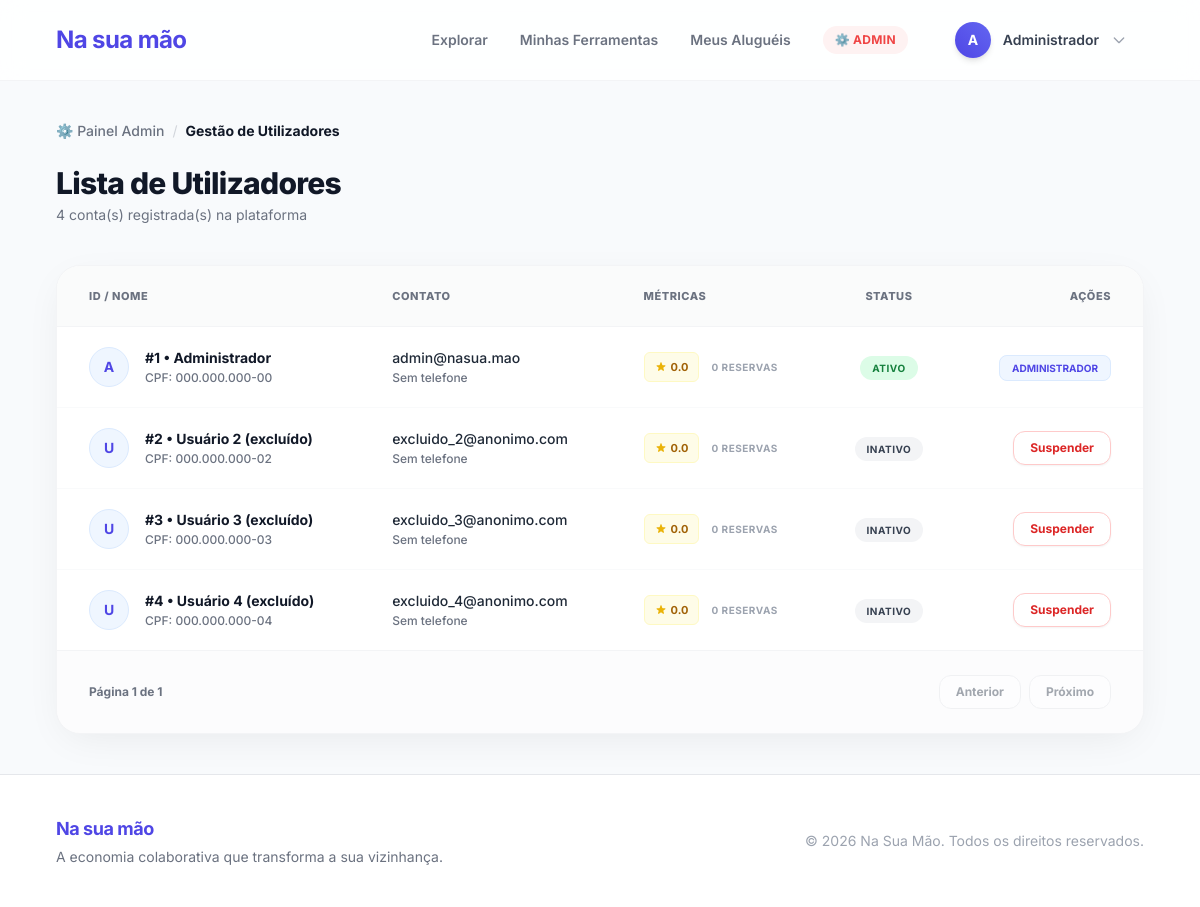
Screenshot of /admin/usuarios (signed in) with the database file from the repository.
### models/models.py (models this page shows)
class Usuario(Base):
    __tablename__ = "usuarios"
    id_usuario = Column(Integer, primary_key=True, index=True)
    nome = Column(String(100), nullable=False)
    email = Column(String(100), unique=True, index=True, nullable=False)
    senha = Column(String(255), nullable=False)
    cpf = Column(String(14), unique=True, nullable=False)
    cep = Column(String(9), nullable=True)
    telefone = Column(String(15), nullable=True)
    reputacao_acumulada = Column(Numeric(3, 1), default=0.0)
    tipo_perfil = Column(SAEnum(TipoPerfil), default=TipoPerfil.AMBOS)
    data_cadastro = Column(DateTime(timezone=True), server_default=func.now())
    latitude = Column(Float, nullable=True)
    longitude = Column(Float, nullable=True)
    data_nascimento = Column(Date, nullable=False)
    bairro = Column(String(100), nullable=True)
    endereco = Column(String(255), nullable=True)
    foto = Column(String(255), nullable=True)
    total_alugueis = Column(Integer, default=0)
    status_conta = Column(String(20), default="ativo")
    is_admin = Column(Boolean, default=False)
    ferramentas = relationship("Ferramenta", back_populates="locador")
    reservas_como_locatario = relationship("Reserva", back_populates="locatario", foreign_keys="Reserva.id_locatario")

### src/controllers/admin_controller.py (the view)
@router.get("/usuarios", response_class=HTMLResponse)
async def listar_usuarios(
    request: Request,
    page: int = 1,
    limit: int = 50,
    db: Session = Depends(get_db),
    admin: Usuario = Depends(require_admin)
):
    offset = (page - 1) * limit
    total_usuarios = db.query(Usuario).count()
    usuarios = db.query(Usuario).offset(offset).limit(limit).all()
    return templates.TemplateResponse("admin/usuarios.html", {
        "request": request,
        "usuario": admin,
        "usuarios": usuarios,
        "page": page,
        "limit": limit,
        "total_usuarios": total_usuarios,
        "total_paginas": (total_usuarios + limit - 1) // limit
    })

### templates/admin/usuarios.html (shortened to what this page needs)
{% extends "base.html" %}
{% block content %}
<div class="mb-10">
  <div class="flex items-center gap-2 text-sm text-gray-500 mb-6">
    <a href="/admin/" class="hover:text-primary-600 font-medium transition-colors">⚙️ Painel Admin</a>
    <span class="text-gray-300">/</span>
    <span class="text-gray-900 font-bold">Gestão de Utilizadores</span>
  </div>
  <div class="flex flex-col md:flex-row md:items-end justify-between gap-4">
    <div>
      <h1 class="text-3xl font-extrabold text-gray-900 tracking-tight">Lista de Utilizadores</h1>
      <p class="text-sm text-gray-500 mt-1">{{ usuarios|length }} conta(s) registrada(s) na plataforma</p>
    </div>
  </div>
</div>
<div class="bg-white rounded-3xl shadow-soft border border-gray-100 overflow-hidden">
  <div class="overflow-x-auto">
    <table class="w-full text-left text-sm text-gray-600 min-w-[800px] border-collapse">
      <thead class="bg-gray-50/80 border-b border-gray-100 text-gray-900">
        <tr>
          <th class="px-8 py-5 font-extrabold uppercase tracking-wider text-[11px] text-gray-500">ID / Nome</th>
          <th class="px-8 py-5 font-extrabold uppercase tracking-wider text-[11px] text-gray-500">Contato</th>
          <th class="px-8 py-5 font-extrabold uppercase tracking-wider text-[11px] text-gray-500">Métricas</th>
          <th class="px-8 py-5 font-extrabold uppercase tracking-wider text-[11px] text-gray-500 text-center">Status</th>
          <th class="px-8 py-5 font-extrabold uppercase tracking-wider text-[11px] text-gray-500 text-right">Ações</th>
        </tr>
      </thead>
      <tbody class="divide-y divide-gray-50">
        {% for u in usuarios %}
        <tr class="hover:bg-gray-50/50 transition-colors group">
          <td class="px-8 py-5">
            <div class="flex items-center gap-4">
              <div class="w-10 h-10 rounded-full bg-primary-50 text-primary-600 flex items-center justify-center font-bold text-sm border border-primary-100 group-hover:bg-primary-100 transition-colors">
                {{ u.nome[0].upper() }}
              </div>
              <div>
                <p class="font-bold text-gray-900 mb-0.5">#{{ u.id_usuario }} • {{ u.nome }}</p>
                <p class="text-xs text-gray-500 font-medium">CPF: {{ u.cpf }}</p>
              </div>
            </div>
          </td>
          <td class="px-8 py-5">
            <p class="font-medium text-gray-800 mb-0.5">{{ u.email }}</p>
            <p class="text-xs text-gray-500 font-medium">{{ u.telefone or 'Sem telefone' }}</p>
          </td>
          <td class="px-8 py-5">
            <div class="flex items-center gap-3">
              <div class="inline-flex items-center gap-1 bg-yellow-50 text-yellow-700 px-2.5 py-1 rounded-md text-[11px] font-bold border border-yellow-100">
                {{ "%.1f"|format(u.reputacao_acumulada) }}
              </div>
              <p class="text-[10px] text-gray-400 uppercase font-bold tracking-wider">{{ u.total_alugueis }} reservas</p>
            </div>
          </td>
          <td class="px-8 py-5 text-center">
            {% if u.status_conta == 'ativo' %}
              <span class="bg-green-100 text-green-700 px-3 py-1.5 rounded-full text-[10px] font-bold uppercase tracking-wider">Ativo</span>
            {% elif u.status_conta == 'suspenso' %}
              <span class="bg-red-100 text-red-700 px-3 py-1.5 rounded-full text-[10px] font-bold uppercase tracking-wider">Suspenso</span>
            {% else %}
              <span class="bg-gray-100 text-gray-700 px-3 py-1.5 rounded-full text-[10px] font-bold uppercase tracking-wider">{{ u.status_conta }}</span>
            {% endif %}
          </td>
          <td class="px-8 py-5 text-right">
            {% if not u.is_admin and u.status_conta != 'suspenso' %}
            <form method="POST" action="/admin/usuarios/{{ u.id_usuario }}/suspender" class="inline-block">
              <button type="submit" onclick="return confirm('Tem certeza que deseja suspender temporariamente o usuário {{ u.nome }}?')"
                      class="text-xs text-red-600 bg-white hover:bg-red-600 hover:text-white border border-red-200 px-4 py-2 rounded-xl font-bold transition-colors shadow-sm">
                Suspender
              </button>
            </form>
            {% elif u.is_admin %}
              <span class="text-[10px] text-primary-600 font-bold bg-primary-50 px-3 py-1.5 rounded-lg border border-primary-100">ADMINISTRADOR</span>
            {% endif %}
          </td>
        </tr>
        {% endfor %}
      </tbody>
    </table>
<div class="px-8 py-6 border-t border-gray-100 flex items-center justify-between bg-gray-50/50">
  <p class="text-xs text-gray-500 font-bold">
    Página {{ page }} de {{ total_paginas }}
  </p>
  <div class="flex gap-2">
    <a href="?page={{ page - 1 }}"
       class="px-4 py-2 bg-white border border-gray-200 rounded-xl text-xs font-bold text-gray-600 hover:bg-gray-100 transition-all {% if page <= 1 %}pointer-events-none opacity-50{% endif %}">
       Anterior
    </a>
    <a href="?page={{ page + 1 }}"
       class="px-4 py-2 bg-white border border-gray-200 rounded-xl text-xs font-bold text-gray-600 hover:bg-gray-100 transition-all {% if page >= total_paginas %}pointer-events-none opacity-50{% endif %}">
       Próximo
    </a>
  </div>
</div>
  </div>
</div>
{% endblock %}

### templates/base.html (shortened to what this page needs)
<!DOCTYPE html>
<html lang="pt-PT">
<head>
  <script src="https://cdn.tailwindcss.com"></script>
</head>
<body class="bg-[#f8fafc] flex flex-col min-h-screen font-sans text-gray-800 antialiased selection:bg-primary-100 selection:text-primary-700">
<nav class="bg-white/85 backdrop-blur-md border-b border-gray-100 sticky top-0 z-50 transition-all duration-300">
  <div class="max-w-6xl mx-auto px-4 sm:px-6 lg:px-8">
    <div class="flex justify-between items-center h-20">
      <a href="/" class="flex items-center gap-2 text-2xl font-bold text-primary-600 hover:text-primary-700 transition tracking-tight">
        Na sua mão
      </a>
      <div class="hidden md:flex items-center gap-8">
        <a href="/" class="text-sm font-semibold text-gray-500 hover:text-primary-600 transition-colors">Explorar</a>
        {% if usuario %}
          <a href="/minhas-ferramentas" class="text-sm font-semibold text-gray-500 hover:text-primary-600 transition-colors">Minhas Ferramentas</a>
          <a href="/meus-alugueis" class="text-sm font-semibold text-gray-500 hover:text-primary-600 transition-colors">Meus Aluguéis</a>
          {% if usuario.is_admin %}
            <a href="/admin/" class="text-xs font-bold text-red-500 hover:text-red-600 bg-red-50 px-3 py-1.5 rounded-full transition-colors tracking-wide uppercase">⚙️ Admin</a>
          {% endif %}
          <div class="relative group ml-2">
            <button class="flex items-center gap-3 hover:bg-gray-50 p-1.5 pr-4 rounded-full border border-transparent hover:border-gray-200 transition-all cursor-pointer">
              <div class="w-9 h-9 rounded-full bg-gradient-to-tr from-primary-600 to-primary-500 text-white flex items-center justify-center font-bold text-sm shadow-md">
                {{ usuario.nome[0].upper() }}
              </div>
              <span class="text-sm font-semibold text-gray-700">{{ usuario.nome.split()[0] }}</span>
              <svg class="w-4 h-4 text-gray-400" fill="none" stroke="currentColor" viewBox="0 0 24 24"><path stroke-linecap="round" stroke-linejoin="round" stroke-width="2" d="M19 9l-7 7-7-7"></path></svg>
            </button>
          </div>
        {% endif %}
      </div>
    </div>
  </div>
</nav>
<main class="flex-grow max-w-6xl mx-auto w-full px-4 sm:px-6 lg:px-8 py-10">
  {% block content %}{% endblock %}
</main>
<footer class="bg-white border-t border-gray-200 mt-auto py-10">
  <div class="max-w-6xl mx-auto px-4 sm:px-6 lg:px-8 flex flex-col md:flex-row justify-between items-center gap-6">
    <div class="text-center md:text-left">
      <p class="font-bold text-lg text-primary-600 mb-1 tracking-tight">Na sua mão</p>
      <p class="text-gray-500 text-sm">A economia colaborativa que transforma a sua vizinhança.</p>
    </div>
    <div class="text-gray-400 text-sm text-center md:text-right">
      <p>© 2026 Na Sua Mão. Todos os direitos reservados.</p>
    </div>
  </div>
</footer>
</body>
</html>

### rows the page displays
Usuario: nome "A", nome "Administrador", id_usuario "1", cpf "000.000.000-00", email "admin@nasua.mao", telefone "Sem telefone", reputacao_acumulada "0.0", total_alugueis "0", status_conta "ATIVO", is_admin "ADMINISTRADOR"
Usuario: nome "U", id_usuario "2", nome "Usuário 2 (excluído)", cpf "000.000.000-02", email "excluido_2@anonimo.com", telefone "Sem telefone", reputacao_acumulada "0.0", total_alugueis "0", status_conta "INATIVO"
Usuario: nome "U", id_usuario "3", nome "Usuário 3 (excluído)", cpf "000.000.000-03", email "excluido_3@anonimo.com", telefone "Sem telefone", reputacao_acumulada "0.0", total_alugueis "0", status_conta "INATIVO"
Usuario: nome "U", id_usuario "4", nome "Usuário 4 (excluído)", cpf "000.000.000-04", email "excluido_4@anonimo.com", telefone "Sem telefone", reputacao_acumulada "0.0", total_alugueis "0", status_conta "INATIVO"

### other values shown
{{ usuarios|length }} "4"
{{ page }} "1"
{{ total_paginas }} "1"
